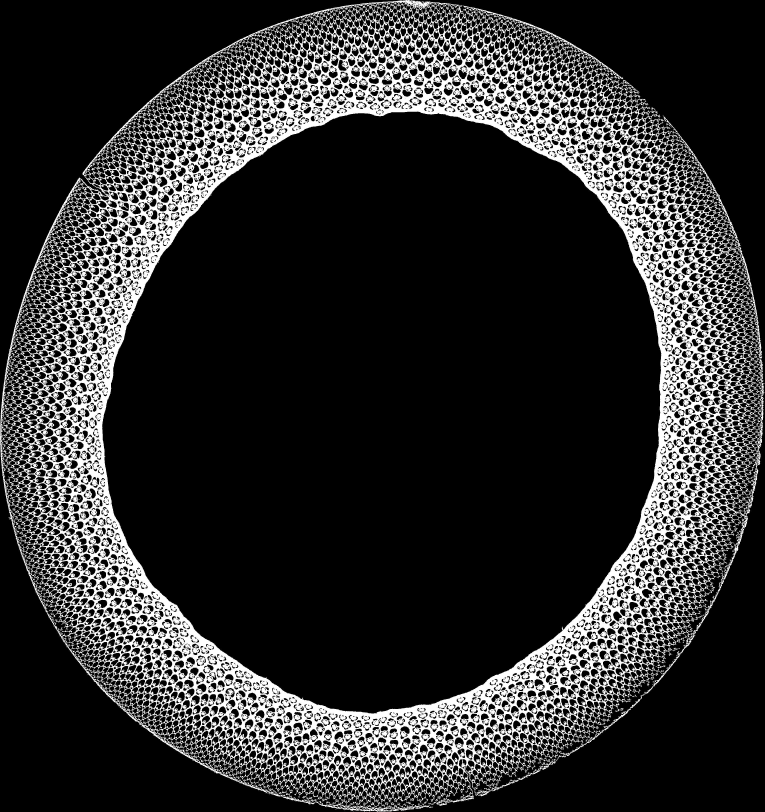
#> input picture control.jpg, 3058 x 3248 px (shown at 1/4 size)
$ python DrawContorur2.py
#> lines starting #> are read from the running program, lines starting #| are printed output that depends on the picture; after the words box and inside, x2 and y2 are one past the last pixel; in counts of white or black regions, pixels touching at a corner belong together
import cv2
import numpy as np
import math

img = cv2.imread('control.jpg')
#> img is the input picture: shape (3248, 3058, 3); min 0, max 255, mean 46.4
height, width, depth = img.shape
#> height = 3248; width = 3058; depth = 3
imgScale = 700/width
#> imgScale = 0.229
newX,newY = img.shape[1] * imgScale, img.shape[0] * imgScale
#> newX = 700; newY = 743.5
img = cv2.resize(img, (int(newX), int(newY)))
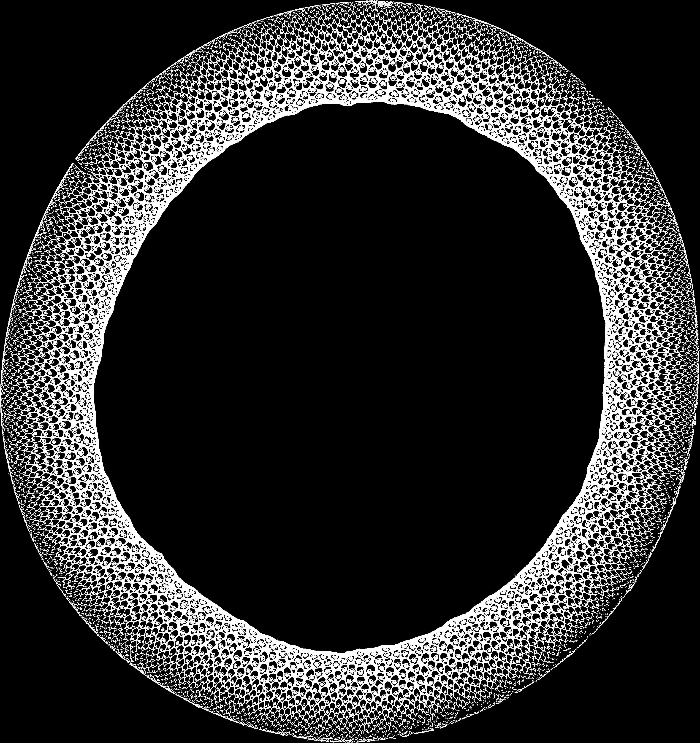
#> img: shape (743, 700, 3); min 0, max 255, mean 46.4
img2 = img.copy()

# Make a mask out of the input image
mask = np.zeros(img.shape[:2],dtype = 'uint8')

# Convert image to grayscale image*
gray_image = cv2.cvtColor(img, cv2.COLOR_BGR2GRAY)

# convert the grayscale image to binary image*
ret, thresh = cv2.threshold(gray_image, 127, 255, 0)
#> thresh: shape (743, 700); 18.3% white in thin lines or dots

# calculate moments of binary image
M = cv2.moments(thresh)
#> M = moments, m00 24223725, centre m10/m00, m01/m00 = (349.5, 367.4)

# calculate x,y coordinate of center
cX = int(M["m10"] / M["m00"])
#> cX = 349
cY = int(M["m01"] / M["m00"])
#> cY = 367

# Calculate Angle. Creating a right triangle
angle = 30
op_side = math.tan(math.radians(angle)) * cX
#> op_side = 201.5
c = [cX, cX*2, cX*2]
#> c = [349, 698, 698]
r = [cY, cY, int(cY-op_side)]
#> r = [367, 367, 165]

# Generate array of three points that compose the right traingle
rc = np.array((c,r)).T
#> rc = [[349, 367], [698, 367], [698, 165]]

# Draw contours for wedge
cv2.drawContours(mask,[rc],0,255,-1)
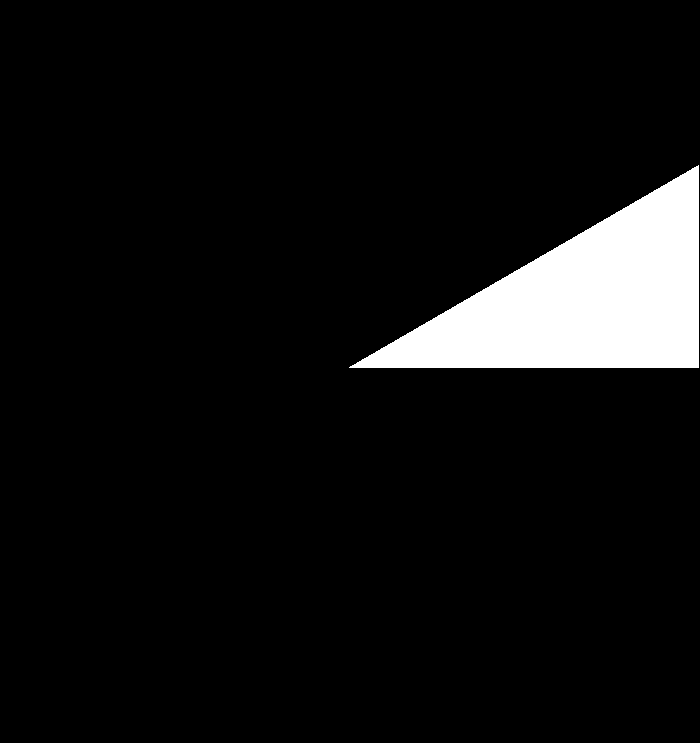
#> mask: shape (743, 700); 6.9% white; 1 white region, box (x1, y1, x2, y2) and area: (349, 165, 699, 368) 35700
mask = cv2.cvtColor(mask,cv2.COLOR_GRAY2BGR)

# Extract Wedge(Countour)
out = np.zeros_like(img)
out[mask == 255] = img[mask == 255]
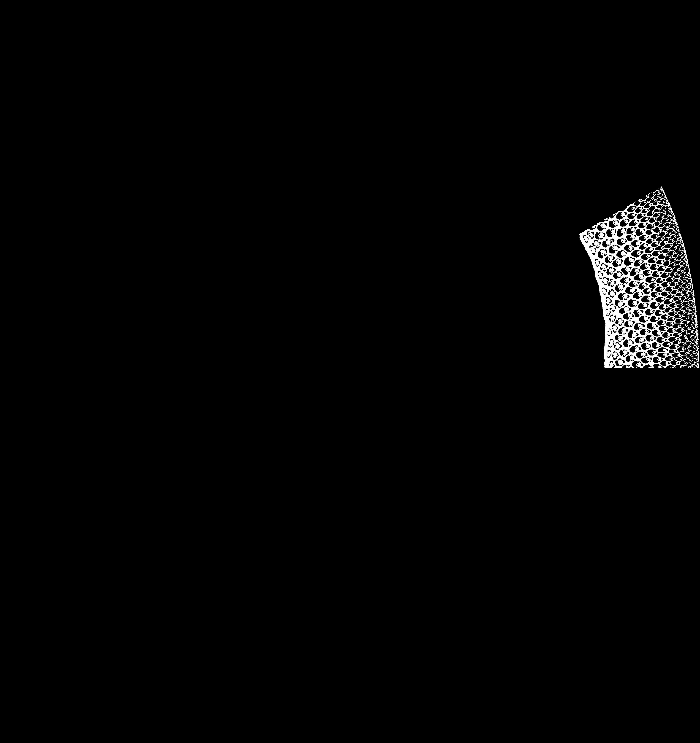
#> out: shape (743, 700, 3); min 0, max 255, mean 3.8

# Determine Center of Wedge
(h2, w2) = out.shape[:2]
#> h2 = 743; w2 = 700
center = (w2/2, h2/2)
#> center = (350, 371.5)

# Rotate Wedge
M = cv2.getRotationMatrix2D(center, 90, 1.0)
rotated90 = cv2.warpAffine(out, M, (h2, w2))

# Find countour for wedge
img_dilation = cv2.dilate(rotated90, None, iterations=10)
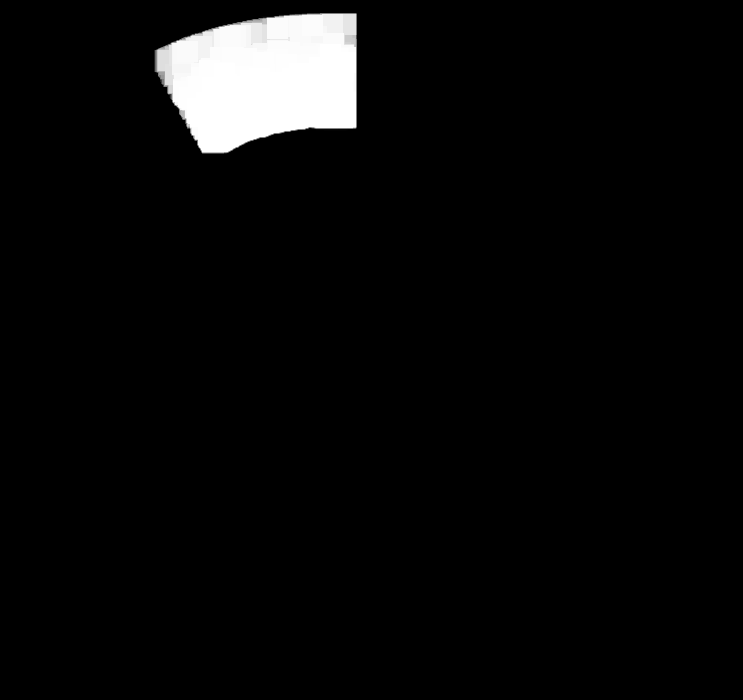
#> img_dilation: shape (700, 743, 3); min 0, max 255, mean 10.4
img_erosion = cv2.erode(img_dilation, None, iterations=10)
edged=cv2.Canny(img_erosion,30,200)
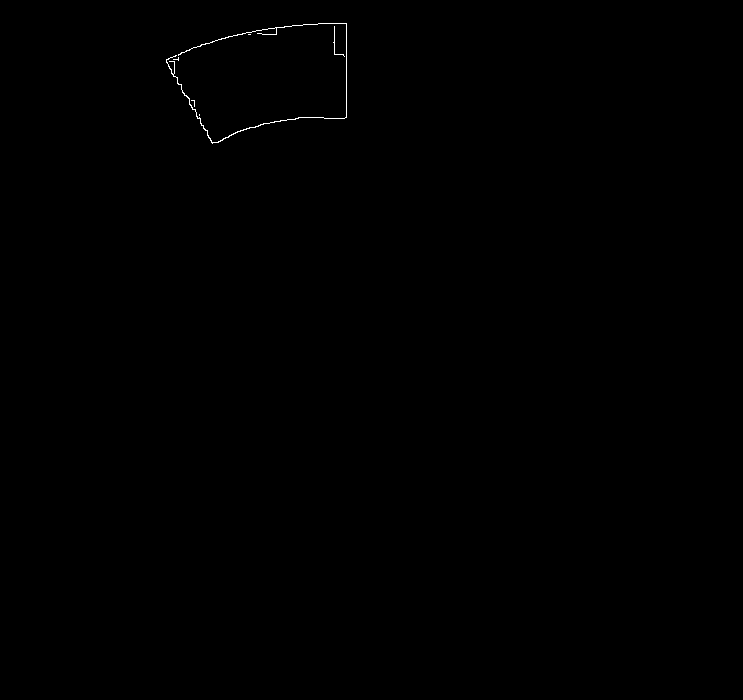
#> edged: shape (700, 743); 0.13% white in thin lines or dots, all inside (x1, y1, x2, y2) = (166, 23, 347, 144)
contours, hierarchy=cv2.findContours(edged,cv2.RETR_EXTERNAL,cv2.cv2.CHAIN_APPROX_SIMPLE )
#> contours = 6 contours, 5 with area under 20; largest, box (x1, y1, x2, y2) and area: (166, 23, 347, 144) 76
# cv2.drawContours(rotated90,contours,-1,(0,255,0),3)

areas = [cv2.contourArea(c) for c in contours]
#> areas = [0, 0.5, 1, 0, 2, 75.5]
max_index = np.argmax(areas)
#> max_index = 5
cnt=contours[max_index]
#> cnt = contour of 365 points, box (x1, y1, x2, y2) (166, 23, 347, 144), area 76

x,y,w,h = cv2.boundingRect(cnt)
#> x = 166; y = 23; w = 181; h = 121
# rect = cv2.rectangle(rotated90,(x,y),(x+w,y+h),(0,255,0),2)

rotated90 = rotated90[y:y+h, x:x+w]
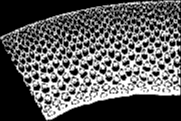
#> rotated90: shape (121, 181, 3); min 0, max 255, mean 90


img_dilation = cv2.dilate(rotated90, None, iterations=5)
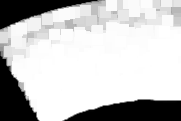
#> img_dilation: shape (121, 181, 3); min 0, max 255, mean 195.7


cv2.imshow('Image', img_dilation)
cv2.waitKey(0)


# [28 lines of commented-out code are left out]
cv2.waitKey(0)
